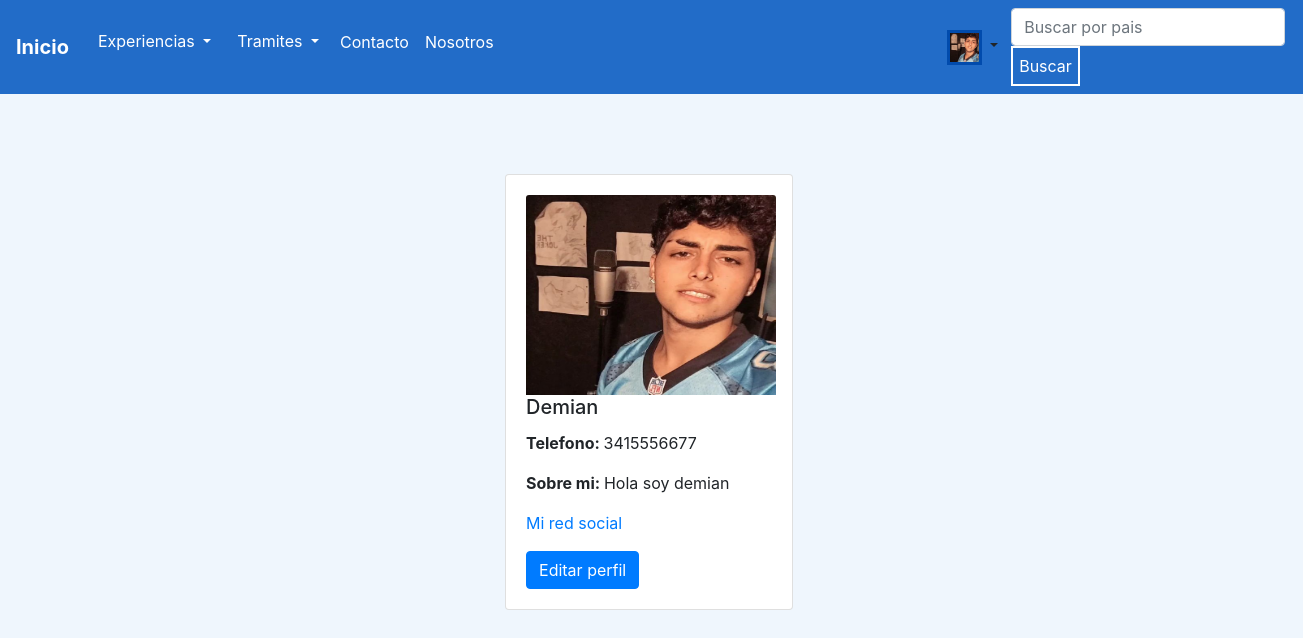
The app's page /Perfil/6/ with its own data.
### cuenta/models.py (models this page shows, shortened)
class User(AbstractUser):
    descripcion = models.CharField(max_length=100, blank=True, null=True)
    telefono = models.IntegerField(null=True, blank=True)
    redes_sociales = models.URLField(max_length=100, null=True, blank=True)
    image = models.ImageField(upload_to = 'imagenes_User/', blank=True, null=True )
    class Meta:
        verbose_name = 'Usuario'
        verbose_name_plural = 'Usuarios'

### cuenta/views.py (the view, shortened to what this page needs)
# urls.py: path("Perfil/<int:pk>/",Perfil.as_view() , name="Perfil"),
class Perfil(DetailView):
    model = User
    template_name= 'registro/perfil.html'

### templates/registro/perfil.html (shortened to what this page needs)
{% extends 'base.html' %}
{% block contenido %}
<div class="d-flex" style="margin-top:5rem; margin-left:7rem">
    <div class="card" style="width: 18rem; margin-left: 33%;">
        <div class="card-body">
            {% if object.image %}
            <img src="{{object.image.url}}" style="min-width: 250px; min-height:200px;max-width: 2000px; max-height:200px;" class="card-img-top" >
            {% else %}
            <img src="\media\imagenes_User\usuariodefault.jpg" width="200px" height="200px"   style="border-style: solid; border-color: rgb(37, 99, 181); margin-left: 4%; margin-top: 2%; "  >
            {% endif %}
            <h5 class="card-title">{{object.username}}</h5>
            {% if object.telefono %}
            <p class="card-text"><b>Telefono: </b>{{object.telefono}}</p>
            {% endif %}
            {% if object.descripcion %}
            <p class="card-text"> <b>Sobre mi: </b>{{object.descripcion}}</p>
            {% endif %}
            {% if object.redes_sociales %}
            <p><a class="class=nav-link" href="{{object.redes_sociales}}">Mi red social</a></p>
            {% endif %}
            <a href="/editarPerfil/{{object.id}}/" class="btn btn-primary">Editar perfil</a>
        </div>
    </div>
</div>
{% endblock %}

### templates/base.html (shortened to what this page needs)
<!DOCTYPE html>
<html lang="en">
<head>
    {% load static %}
    <link rel="stylesheet" href="https://cdn.jsdelivr.net/npm/bootstrap@4.6.1/dist/css/bootstrap.min.css"
>
        <link rel="stylesheet"  href="{% static 'blog_viaje-GomezMogniLavezzo/styles.css' %}" type="text/css">
</head>
<header>
    <nav class="navbar navbar-expand-lg navbar "  >
        <a class="navbar-brand text-white" href="/"><b>Inicio </b></a>
        <div class="collapse navbar-collapse" id="navbarSupportedContent">
            <ul class="navbar-nav mr-auto">
                <li class="nav-item" >
                    <div class="btn-group"  >
                        <button type="button" class="btn dropdown-toggle text-white " data-toggle="dropdown" aria-expanded="false" >
                            Experiencias
                        </button>
                </li>
                <li class="nav-item" >
                    <div class="btn-group"  >
                        <button type="button" class="btn dropdown-toggle text-white " data-toggle="dropdown" aria-expanded="false" >
                            Tramites
                        </button>
                </li>
                <li class="nav-item">
                    <a class="nav-link text-white" href="/contacto/">Contacto</a>
                </li>
                <li class="nav-item" >
                    <a class="nav-link text-white" href="/nosotros/">Nosotros</a>
                </li>
                {% if user.is_authenticated %}
                    <div class="btn-group" style="margin-left:27rem ;">
                        <button type="button" class="btn  dropdown-toggle" data-toggle="dropdown" aria-expanded="false" >
                            {% if user.image %}
                               <img src="{{user.image.url}}" width="35px" height="35px" style=" margin-top:2.5%;border-style: solid; border-color: rgb(1, 75, 173);  ">
                            {% else %}
                               <img src="\media\imagenes_User\usuariodefault.jpg" width="35px" height="35px" style=" margin-top:2.5%;border-style: solid; border-color: rgb(1, 75, 173);  ">
                            {% endif %}
                        </button>
                {% endif %}
            </ul>
            <form class="form-inline my-2 my-lg-0" action ="/search_experiencias_view/" method = "GET" style="margin-right: 4%;">
                <input  class="form-control mr-sm-2" type="text" placeholder="Buscar por pais" aria-label="Search" name = 'search'>
                <button class="BotonBuscador " type="submit">Buscar</button>
            </form>
        </div>
    </nav>
</header>
<body >
{% block contenido %}
{% endblock %}
</body>
</html>

### static/blog_viaje-GomezMogniLavezzo/styles.css (style rules this page uses)
html { max-height: 100%; height: 1360px; }
body { background-color: rgb(239, 246, 253); max-width: 100%; min-width: 100%; position: absolute; align-content: center; }
header { max-width: 100%; background-color: rgb(34, 108, 200); height: 10%; max-height: 10%; position: static; max-width: 100%; max-height: 100%; }
.BotonBuscador { padding: 6px ; background-color: rgb(34, 108, 200); color: rgb(255, 255, 255); border-color:rgb(255, 255, 255); border-style:solid; max-width: 100%; max-height: 100%; }

### records on screen
User: image (picture), username "Demian", telefono "3415556677", descripcion "Hola soy demian"
